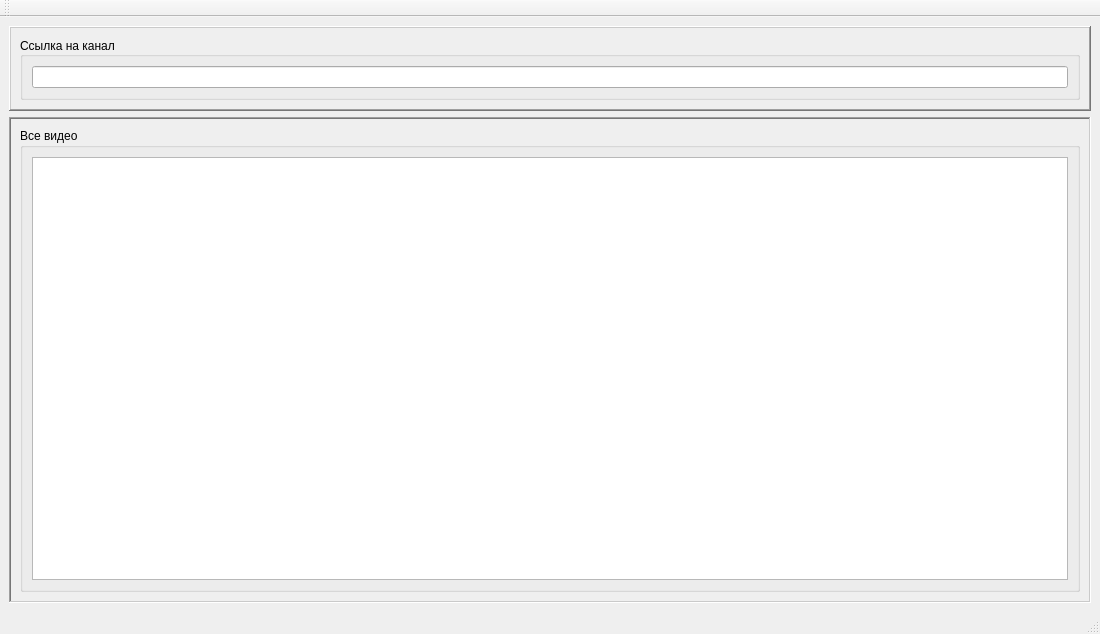
<?xml version="1.0" encoding="UTF-8"?>
<ui version="4.0">
 <class>MainWindow</class>
 <widget class="QMainWindow" name="MainWindow">
  <property name="geometry">
   <rect>
    <x>0</x>
    <y>0</y>
    <width>1100</width>
    <height>634</height>
   </rect>
  </property>
  <property name="windowTitle">
   <string>Загрузчик видео YouTube</string>
  </property>
  <property name="windowIcon">
   <iconset>
    <normaloff>youtube-download-icon-22.ico</normaloff>youtube-download-icon-22.ico</iconset>
  </property>
  <widget class="QWidget" name="centralwidget">
   <property name="contextMenuPolicy">
    <enum>Qt::DefaultContextMenu</enum>
   </property>
   <layout class="QVBoxLayout" name="verticalLayout_4">
    <item>
     <widget class="QFrame" name="frame_search">
      <property name="maximumSize">
       <size>
        <width>16777215</width>
        <height>128</height>
       </size>
      </property>
      <property name="frameShape">
       <enum>QFrame::WinPanel</enum>
      </property>
      <property name="frameShadow">
       <enum>QFrame::Raised</enum>
      </property>
      <property name="lineWidth">
       <number>2</number>
      </property>
      <layout class="QVBoxLayout" name="verticalLayout">
       <item>
        <widget class="QGroupBox" name="groupBox_search">
         <property name="title">
          <string>Ссылка на канал</string>
         </property>
         <property name="alignment">
          <set>Qt::AlignLeading|Qt::AlignLeft|Qt::AlignVCenter</set>
         </property>
         <layout class="QHBoxLayout" name="horizontalLayout">
          <item>
           <widget class="QLineEdit" name="lineEdit_url"/>
          </item>
          <item>
           <layout class="QGridLayout" name="lay_button_load"/>
          </item>
         </layout>
        </widget>
       </item>
      </layout>
     </widget>
    </item>
    <item>
     <widget class="QFrame" name="frame_table">
      <property name="frameShape">
       <enum>QFrame::WinPanel</enum>
      </property>
      <property name="frameShadow">
       <enum>QFrame::Sunken</enum>
      </property>
      <property name="lineWidth">
       <number>2</number>
      </property>
      <layout class="QVBoxLayout" name="verticalLayout_3">
       <item>
        <widget class="QGroupBox" name="groupBox_table">
         <property name="title">
          <string>Все видео</string>
         </property>
         <layout class="QVBoxLayout" name="verticalLayout_2">
          <item>
           <widget class="QTableWidget" name="tableWidget">
            <property name="maximumSize">
             <size>
              <width>16777215</width>
              <height>16777215</height>
             </size>
            </property>
           </widget>
          </item>
         </layout>
        </widget>
       </item>
      </layout>
     </widget>
    </item>
   </layout>
  </widget>
  <widget class="QMenuBar" name="menubar">
   <property name="geometry">
    <rect>
     <x>0</x>
     <y>0</y>
     <width>1100</width>
     <height>22</height>
    </rect>
   </property>
  </widget>
  <widget class="QStatusBar" name="statusbar"/>
  <widget class="QToolBar" name="toolBar">
   <property name="windowTitle">
    <string>toolBar</string>
   </property>
   <attribute name="toolBarArea">
    <enum>TopToolBarArea</enum>
   </attribute>
   <attribute name="toolBarBreak">
    <bool>false</bool>
   </attribute>
  </widget>
 </widget>
 <resources/>
 <connections/>
</ui>
